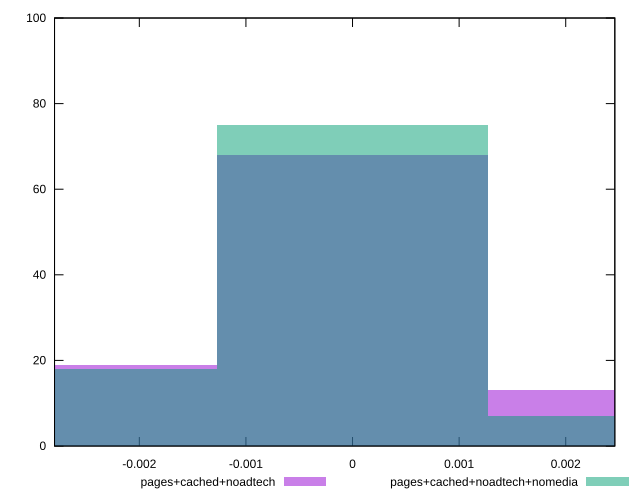

The gnuplot source for this figure:
reset

$pagesCachedNoadtech <<EOF
0 68
-0.0025426837598230174 19
0.0025426837598230174 13
EOF

$pagesCachedNoadtechNomedia <<EOF
0 75
-0.0025426837598230174 18
0.0025426837598230174 7
EOF

set key outside below
set boxwidth 0.0025426837598230174
set xrange [-0.0027954079311180145:0.0024605922854847246]
set yrange [0:100]
set trange [0:100]
set style fill transparent solid 0.5 noborder
set terminal svg size 640, 500 enhanced background rgb 'white'
set output "report_00017_2021-02-10T15-08-03.406Z/meta/pScore-difference/comparison/histogram/2_vs_3.svg"

plot $pagesCachedNoadtech title "pages+cached+noadtech" with boxes, \
     $pagesCachedNoadtechNomedia title "pages+cached+noadtech+nomedia" with boxes

reset
